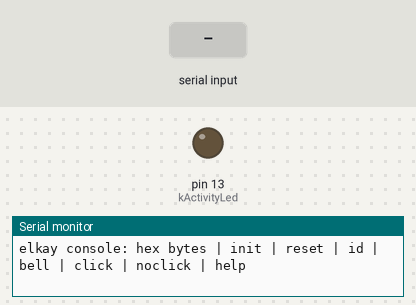
A program run on a simulated Arduino Micro, built with avr-gcc and run on an emulated ATmega32U4. Parts: output pins drawn as LEDs (lit = HIGH), the last lines printed to the serial monitor. Inputs (shaded band) come from the test bench.

Above: at 1.2 s.
1.3 s: "help\n" received over the second serial link
At 2.5 s:
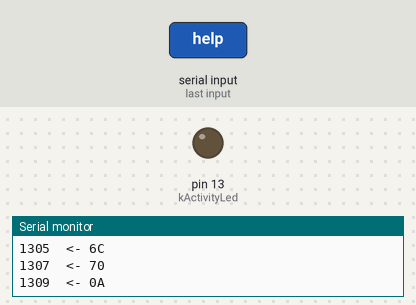
5.8 s: "init\n" received over the second serial link
At 7.0 s:
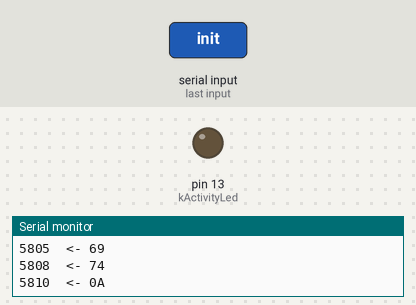
7.3 s: "click\n" received over the second serial link
At 8.4 s:
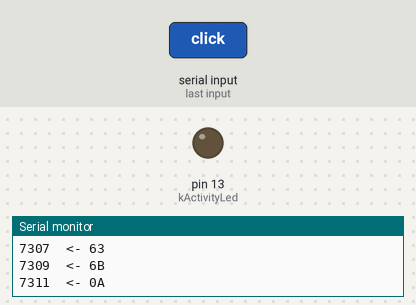
Timing chart, 0 to 9.8 s (numbered marks = the images above; inputs shaded):
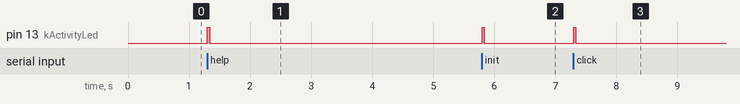

Measured:
- after the input at 1.3 s, pin 13 (kActivityLed): LOW → HIGH at once, → LOW 0.04 s later
- after the input at 5.8 s, pin 13 (kActivityLed): LOW → HIGH at once, → LOW 0.04 s later
- after the input at 7.3 s, pin 13 (kActivityLed): LOW → HIGH at once, → LOW 0.04 s later

The program:

main.cpp
```cpp
// elkay stage 1: LK401 serial sniffer and command console.
//
// Every byte from the keyboard is printed to the USB serial console, and
// commands typed on the console are sent to the keyboard. Used to confirm the
// wiring and record the keycode table (docs/keymap.md) before the HID stage.
//
// Console input, one line at a time:
//   hex bytes    e.g. "13 84" (Lock LED on), sent as typed
//   init         the initialisation sequence from docs/protocol.md
//   reset        power-up reset; the keyboard repeats its self-test report
//   id           request the keyboard ID
//   bell         sound the bell
//   click / noclick
//   help

#include <Arduino.h>
#include <ctype.h>
#include <stdlib.h>
#include <string.h>

#include "lk.h"

static const uint32_t kConsoleBaud = 115200;
static const uint8_t kActivityLed = LED_BUILTIN;
static const unsigned long kActivityMs = 30;

static char line[64];
static uint8_t lineLen;
static unsigned long activityUntil;

static void printHex(uint8_t b) {
  if (b < 0x10) Serial.print('0');
  Serial.print(b, HEX);
}

static void printStamp() {
  Serial.print(millis());
  Serial.print('\t');
}

static void send(uint8_t b) {
  Serial1.write(b);
  printStamp();
  Serial.print(F("-> "));
  printHex(b);
  Serial.println();
}

static void sendInit() {
  send(lk::kRequestId);
  send(lk::kSetDefaults);
  send(lk::kEnableLk401);
  for (uint8_t d = 1; d <= lk::kDivisions; d++) {
    send(lk::setMode(d, lk::kModeUpDown));
  }
  send(lk::kDisableKeyclick);
  send(lk::kDisableCtrlClick);
  send(lk::kLedOff);
  send(lk::param(lk::kLedAll));
}

static void printHelp() {
  Serial.println(F("elkay console: hex bytes | init | reset | id | bell | "
                   "click | noclick | help"));
}

// Sends each hex byte in the line; returns false if any token is not hex.
static bool sendHex(char *s) {
  uint8_t bytes[sizeof(line) / 2];
  uint8_t n = 0;
  for (char *tok = strtok(s, " ,"); tok; tok = strtok(nullptr, " ,")) {
    char *end;
    unsigned long v = strtoul(tok, &end, 16);
    if (*end != '\0' || v > 0xFF || n == sizeof(bytes)) return false;
    bytes[n++] = v;
  }
  for (uint8_t i = 0; i < n; i++) send(bytes[i]);
  return true;
}

static void runCommand(char *cmd) {
  if (!strcmp(cmd, "")) return;
  if (!strcmp(cmd, "help")) {
    printHelp();
  } else if (!strcmp(cmd, "init")) {
    sendInit();
  } else if (!strcmp(cmd, "reset")) {
    send(lk::kPowerUpReset);
  } else if (!strcmp(cmd, "id")) {
    send(lk::kRequestId);
  } else if (!strcmp(cmd, "bell")) {
    send(lk::kSoundBell);
  } else if (!strcmp(cmd, "click")) {
    send(lk::kEnableKeyclick);
    send(lk::param(2));
  } else if (!strcmp(cmd, "noclick")) {
    send(lk::kDisableKeyclick);
  } else if (!sendHex(cmd)) {
    Serial.print(F("? "));
    Serial.println(cmd);
  }
}

static void readConsole() {
  while (Serial.available()) {
    char c = Serial.read();
    if (c == '\r' || c == '\n') {
      line[lineLen] = '\0';
      lineLen = 0;
      runCommand(line);
    } else if (lineLen < sizeof(line) - 1) {
      line[lineLen++] = tolower(c);
    }
  }
}

static void readKeyboard() {
  while (Serial1.available()) {
    uint8_t b = Serial1.read();
    digitalWrite(kActivityLed, HIGH);
    activityUntil = millis() + kActivityMs;

    printStamp();
    Serial.print(F("<- "));
    printHex(b);
    const char *name = lk::responseName(b);
    if (name) {
      Serial.print(' ');
      Serial.print(name);
    }
    Serial.println();
  }
}

void setup() {
  pinMode(kActivityLed, OUTPUT);
  Serial.begin(kConsoleBaud);
  Serial1.begin(lk::kBaud);
  // Hold RX at idle when nothing drives it, so an unconnected input does not
  // read noise as bytes. The UART still owns the pin; this only sets the pull-up.
  pinMode(0, INPUT_PULLUP);
  printHelp();
}

void loop() {
  readKeyboard();
  readConsole();
  if (activityUntil && (long)(millis() - activityUntil) >= 0) {
    digitalWrite(kActivityLed, LOW);
    activityUntil = 0;
  }
}
```

lk.h
```cpp
// LK201 / LK401 protocol constants. See docs/protocol.md.
#pragma once

#include <stdint.h>

namespace lk {

const uint32_t kBaud = 4800;

// Responses from the keyboard (0xB3-0xBB are never keycodes).
const uint8_t kAllUps = 0xB3;
const uint8_t kMetronome = 0xB4;
const uint8_t kOutputError = 0xB5;
const uint8_t kInputError = 0xB6;
const uint8_t kKbdLocked = 0xB7;
const uint8_t kTestModeAck = 0xB8;
const uint8_t kPrefixKeysDown = 0xB9;
const uint8_t kModeChangeAck = 0xBA;
const uint8_t kReserved = 0xBB;

// Power-up report.
const uint8_t kPowerUpId = 0x01;
const uint8_t kStuckKey = 0x3D;
const uint8_t kSelfTestFailed = 0x3E;

// Commands to the keyboard.
const uint8_t kLedOff = 0x11;
const uint8_t kLedOn = 0x13;
const uint8_t kEnableKeyclick = 0x1B;
const uint8_t kEnableBell = 0x23;
const uint8_t kSoundBell = 0xA7;
const uint8_t kDisableKeyclick = 0x99;
const uint8_t kDisableBell = 0xA1;
const uint8_t kRequestId = 0xAB;
const uint8_t kDisableCtrlClick = 0xB9;
const uint8_t kEnableCtrlClick = 0xBB;
const uint8_t kSetDefaults = 0xD3;
const uint8_t kEnableLk401 = 0xE9;
const uint8_t kPowerUpReset = 0xFD;

// LED parameter bits, sent as 0x80 | mask after kLedOn / kLedOff.
const uint8_t kLedWait = 0x01;
const uint8_t kLedCompose = 0x02;
const uint8_t kLedLock = 0x04;
const uint8_t kLedHold = 0x08;
const uint8_t kLedAll = 0x0F;

// Division modes, and the mode-set command byte: 1 DDDD MM 0.
const uint8_t kModeDown = 0x00;
const uint8_t kModeAutoRepeat = 0x02;
const uint8_t kModeUpDown = 0x06;
const uint8_t kDivisions = 14;

inline uint8_t setMode(uint8_t division, uint8_t mode) {
  return 0x80 | (division << 3) | mode;
}

inline uint8_t param(uint8_t value) { return 0x80 | value; }

// The name of a response byte, or nullptr for a keycode.
inline const char *responseName(uint8_t b) {
  switch (b) {
    case kAllUps: return "ALL UPS";
    case kMetronome: return "METRONOME";
    case kOutputError: return "OUTPUT ERROR";
    case kInputError: return "INPUT ERROR";
    case kKbdLocked: return "KBD LOCKED";
    case kTestModeAck: return "TEST MODE ACK";
    case kPrefixKeysDown: return "PREFIX KEYS DOWN";
    case kModeChangeAck: return "MODE CHANGE ACK";
    case kReserved: return "RESERVED";
    default: return nullptr;
  }
}

}  // namespace lk
```
